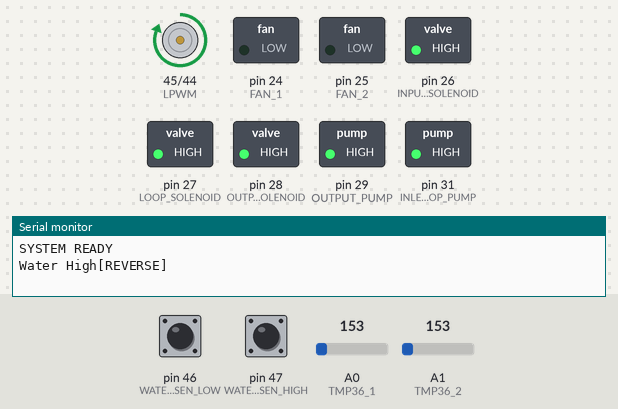
Simulated run of this sketch. Board: Arduino Mega 2560, built with avr-gcc and run on an emulated ATmega2560. On the bench: motor-driver pin pairs drawn as motors (green arrow = first pin HIGH = forward, orange = second pin HIGH = backward, longer = more drive), switched loads named in the sketch (green lamp = pin HIGH), the last lines printed to the serial monitor. The test bench sets the inputs (shaded band); at power-on: A0 (TMP36_1) = 153, A1 (TMP36_2) = 153, pin 46 (WATER_SEN_LOW) HIGH, pin 47 (WATER_SEN_HIGH) HIGH.

Above: at 1.2 s.
1.3 s: A0 (TMP36_1) set to 207
6.7 s: A0 (TMP36_1) set to 228
At 8.1 s:
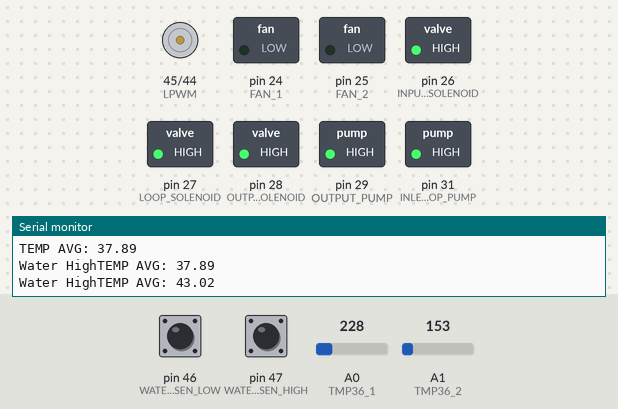
11.5 s: A1 (TMP36_2) set to 128
At 12.5 s:
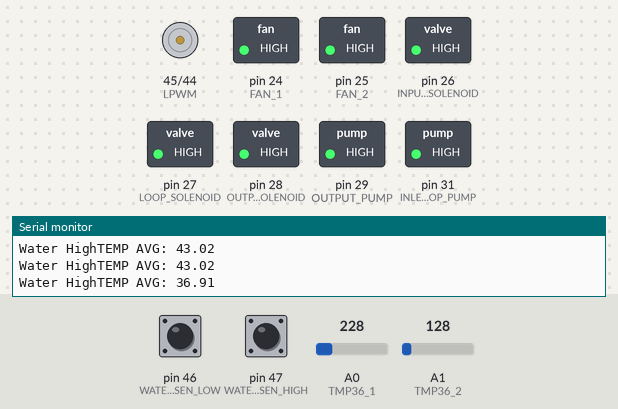
13.1 s: A1 (TMP36_2) set to 165
At 14.7 s:
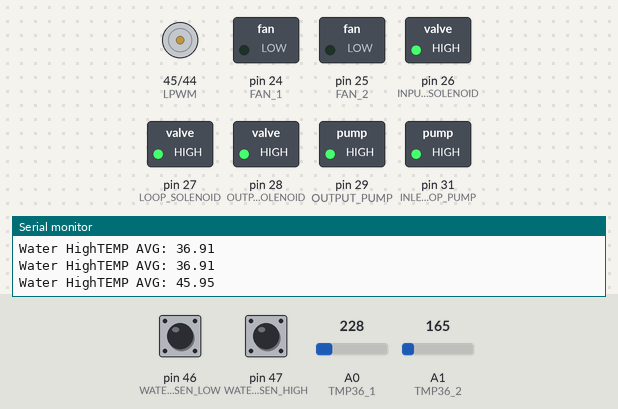
Timing chart, 0 to 16.2 s (numbered marks = the images above; inputs shaded):
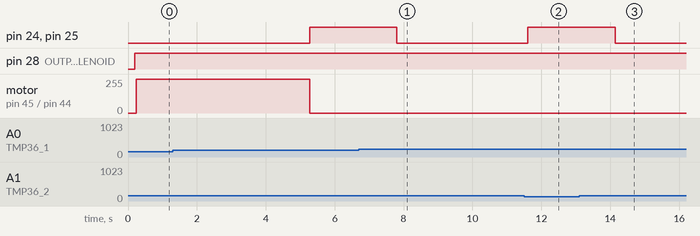

The sketch:

CONTROL_V3.ino
```cpp
// =====================================
// NEXTION EVENT-DRIVEN CONTROL SYSTEM
// ARDUINO MEGA + NEXTION
// =====================================

#define nextion Serial3

// =====================================
// OUTPUT PINS
// =====================================

const int TMP36_1 = A0;
const int TMP36_2 = A1;

const int FAN_1 = 24;
const int FAN_2 = 25;

const int WATER_SEN_LOW = 46;
const int WATER_SEN_HIGH = 47;

const int INPUT_SOLENOID = 26;
const int LOOP_SOLENOID = 27;
const int OUTPUT_SOLENOID = 28;
const int OUTPUT_PUMP = 29;
const int INLET_LOOP_PUMP = 31;

const int RPWM = 44;
const int LPWM = 45;

// =====================================
// DATA VARIABLES
// =====================================

int WATER_LEVEL;

double TEMPERATURE_1;
double TEMPERATURE_2;
double TEMPERATURE_AVG;

int MOTOR_SPEED = 255;
int RUN_TIME = 5000;

// =====================================
// BUTTON STATES
// =====================================

bool inlet_toggle = false;
bool outlet_toggle = false;
bool loop_toggle = false;
bool sample_toggle = false;

bool sampleDone = false;
bool prevSampleToggle = false;

String incoming = "";

// =====================================
// SETUP
// =====================================

void setup() {

  Serial.begin(9600);
  nextion.begin(9600);

  // OUTPUTS
  pinMode(INPUT_SOLENOID, OUTPUT);
  pinMode(LOOP_SOLENOID, OUTPUT);
  pinMode(OUTPUT_PUMP, OUTPUT);
  pinMode(OUTPUT_SOLENOID, OUTPUT);
  pinMode(INLET_LOOP_PUMP, OUTPUT);

  pinMode(FAN_1, OUTPUT);
  pinMode(FAN_2, OUTPUT);

  pinMode(RPWM, OUTPUT);
  pinMode(LPWM, OUTPUT);

  // INPUTS
  pinMode(TMP36_1, INPUT);
  pinMode(TMP36_2, INPUT);

  pinMode(WATER_SEN_LOW, INPUT);
  pinMode(WATER_SEN_HIGH, INPUT);

  // ACTIVE LOW RELAY DEFAULTS
  digitalWrite(INPUT_SOLENOID, HIGH);
  digitalWrite(LOOP_SOLENOID, HIGH);
  digitalWrite(OUTPUT_PUMP, HIGH);
  digitalWrite(INLET_LOOP_PUMP, HIGH);

  stopMotor();

  Serial.println("SYSTEM READY");
}

// =====================================
// MAIN LOOP
// =====================================

void loop() {
  readNextion();
  WATER_LEVEL_MONITORING();
  controlOutputs();
  SAMPLE_TANK();
    FAN_CONTROL();
}

// =====================================
// WATER LEVEL
// =====================================

int WATER_LEVEL_MONITORING() {

  if (digitalRead(WATER_SEN_LOW) == LOW &&
      digitalRead(WATER_SEN_HIGH) == LOW) {

    WATER_LEVEL = 1;
    Serial.print("Water Low");

  }

  else if (digitalRead(WATER_SEN_LOW) == HIGH &&
           digitalRead(WATER_SEN_HIGH) == HIGH) {

    WATER_LEVEL = 2;
    Serial.print("Water High");

  }

  return WATER_LEVEL;
}

// =====================================
// FAN CONTROL
// =====================================

void FAN_CONTROL() {

  double reading_temp1 = analogRead(TMP36_1);
  double voltage_1 = reading_temp1 * (5.0 / 1024.0);
  TEMPERATURE_1 = (voltage_1 - 0.5) * 100;

  double reading_temp2 = analogRead(TMP36_2);
  double voltage_2 = reading_temp2 * (5.0 / 1024.0);
  TEMPERATURE_2 = (voltage_2 - 0.5) * 100;

  TEMPERATURE_AVG = (TEMPERATURE_1 + TEMPERATURE_2) / 2.0;

  Serial.print("TEMP AVG: ");
  Serial.println(TEMPERATURE_AVG);

  if (TEMPERATURE_AVG >= 40) {

    digitalWrite(FAN_1, LOW);
    digitalWrite(FAN_2, LOW);

  } else {

    digitalWrite(FAN_1, HIGH);
    digitalWrite(FAN_2, HIGH);
  }

  nextion_temperature_logging();

  delay(1000);
}

// =====================================
// NEXTION TEMP LOGGING
// =====================================

void nextion_temperature_logging() {

  int temperature_nextion = TEMPERATURE_AVG * 100;

  nextion.print("TEMPERATURE.val=");
  nextion.print(temperature_nextion);

  nextion.write(0xFF);
  nextion.write(0xFF);
  nextion.write(0xFF);
}

// =====================================
// READ NEXTION
// =====================================

void readNextion() {

  while (nextion.available()) {

    char c = nextion.read();

    if (c == '\n' || c == '\r') {
      continue;
    }

    incoming += c;

    if (incoming.endsWith("0") ||
        incoming.endsWith("1")) {

      Serial.print("RECEIVED: ");
      Serial.println(incoming);

      parseCommand(incoming);

      incoming = "";
    }
  }
}

// =====================================
// NEXTION HELPER
// =====================================

void nextionSend(String cmd) {

  nextion.print(cmd);

  nextion.write(0xFF);
  nextion.write(0xFF);
  nextion.write(0xFF);
}

// =====================================
// BLOCK TOGGLE
// =====================================

void blockToggle(String toggleName) {

  Serial.println(toggleName + " BLOCKED");

  nextionSend(toggleName + "_TOGGLE.val=0");
}

// =====================================
// PARSE COMMAND
// =====================================

void parseCommand(String cmd) {

  int sep = cmd.indexOf('=');

  String key = cmd.substring(0, sep);

  bool turnOn = cmd.substring(sep + 1) == "1";

  // =====================================
  // INLET
  // =====================================

  if (key == "INLET") {

    if (turnOn) {

      if (!loop_toggle && !outlet_toggle) {

        inlet_toggle = true;

        Serial.println("INLET ON");

      } else {

        blockToggle("INLET");
      }

    } else {

      inlet_toggle = false;

      Serial.println("INLET OFF");
    }
  }

  // =====================================
  // OUTLET
  // =====================================

  else if (key == "OUTLET") {

    if (turnOn) {

      if (!inlet_toggle && !loop_toggle) {

        outlet_toggle = true;

        Serial.println("OUTLET ON");

      } else {

        blockToggle("OUTLET");
      }

    } else {

      outlet_toggle = false;

      Serial.println("OUTLET OFF");
    }
  }

  // =====================================
  // LOOP
  // =====================================

  else if (key == "LOOP") {

    if (turnOn) {

      if (!inlet_toggle && !outlet_toggle) {

        loop_toggle = true;

        Serial.println("LOOP ON");

      } else {

        blockToggle("LOOP");
      }

    } else {

      loop_toggle = false;

      Serial.println("LOOP OFF");
    }
  }

  // =====================================
  // SAMPLE
  // =====================================

  else if (key == "SAMPLE") {

    sample_toggle = turnOn;

    Serial.println(turnOn ? "SAMPLE ON" : "SAMPLE OFF");
  }
}

// =====================================
// CONTROL OUTPUTS
// =====================================

void controlOutputs() {

  String global_status = "NO OPERATION";

  // =====================================
  // INLET
  // =====================================

  if (WATER_LEVEL == 1 && inlet_toggle == true) {

    digitalWrite(INPUT_SOLENOID, LOW);

    MAIN_PUMP_CONTROL();

    nextionSend("INLET_PROCESS.txt=\"FILLING\"");

    nextionSend("OUTLET_TOGGLE.val=0");
    nextionSend("LOOP_TOGGLE.val=0");

    global_status = "FILLING MAIN TANK";

  } else {

    digitalWrite(INPUT_SOLENOID, HIGH);

    nextionSend("INLET_PROCESS.txt=\"OFFLINE\"");
    nextionSend("INLET_TOGGLE.val=0");
  }

  // =====================================
  // OUTLET
  // =====================================

  if (WATER_LEVEL == 2 && outlet_toggle == true) {

    digitalWrite(OUTPUT_SOLENOID, LOW);
    delay(200);
    digitalWrite(OUTPUT_PUMP, LOW);

    nextionSend("OUTLET_PROCESS.txt=\"DRAINING\"");

    nextionSend("INLET_TOGGLE.val=0");
    nextionSend("LOOP_TOGGLE.val=0");

    global_status = "DRAINING MAIN TANK";

  } else {

    digitalWrite(OUTPUT_PUMP, HIGH);
    delay(200);
    digitalWrite(OUTPUT_SOLENOID, HIGH);

    nextionSend("OUTLET_PROCESS.txt=\"OFFLINE\"");
    nextionSend("OUTLET_TOGGLE.val=0");
  }

  // =====================================
  // LOOP
  // =====================================

  if (loop_toggle == true) {

    MAIN_PUMP_CONTROL();

    nextionSend("INLET_TOGGLE.val=0");
    nextionSend("OUTLET_TOGGLE.val=0");

    global_status = "CYCLING MAIN TANK";

  } else {

    MAIN_PUMP_CONTROL();

    nextionSend("LOOP_TOGGLE.val=0");
  }

  // =====================================
  // GLOBAL STATUS
  // =====================================

  nextion.print("GLOBAL_STATUS.txt=\"");
  nextion.print(global_status);
  nextion.print("\"");

  nextion.write(0xFF);
  nextion.write(0xFF);
  nextion.write(0xFF);
}

// =====================================
// MAIN PUMP CONTROL
// =====================================

void MAIN_PUMP_CONTROL() {

  if (loop_toggle == true ||
      (WATER_LEVEL == 1 && inlet_toggle == true)) {

    digitalWrite(INLET_LOOP_PUMP, LOW);

  } else {

    digitalWrite(INLET_LOOP_PUMP, HIGH);
  }
}

// =====================================
// SAMPLE TANK
// =====================================

void SAMPLE_TANK() {

  if (sample_toggle != prevSampleToggle) {
    sampleDone = false;
    prevSampleToggle = sample_toggle;
  }

  if (sampleDone) return;

  // =====================================
  // FORWARD
  // =====================================

  if (sample_toggle == true) {
    Serial.println("[FORWARD]");
    analogWrite(RPWM, MOTOR_SPEED);
    analogWrite(LPWM, 0);
    nextionSend("SAMPLE_FORWARD.txt=\"FILLING\"");
    delay(RUN_TIME);
    stopMotor();
    nextionSend("SAMPLE_FORWARD.txt=\"OFFLINE\"");
    sampleDone = true;
  }

  // =====================================
  // REVERSE
  // =====================================

  else if (sample_toggle == false) {
    Serial.println("[REVERSE]");
    analogWrite(RPWM, 0);
    analogWrite(LPWM, MOTOR_SPEED);
    nextionSend("SAMPLE_REVERSE.txt=\"DRAINING\"");
    delay(RUN_TIME);
    stopMotor();
    nextionSend("SAMPLE_REVERSE.txt=\"OFFLINE\"");
    sampleDone = true;
  }
}

// =====================================
// STOP MOTOR
// =====================================

void stopMotor() {

  analogWrite(RPWM, 0);
  analogWrite(LPWM, 0);
}
```

Measured:
- the behaviour switches between 215 and 216 on A0 (TMP36_1) (found by bisection; images 0 and 1)
- the behaviour switches between 141 and 140 on A1 (TMP36_2) (found by bisection; images 1 and 2)
- after the input at 6.7 s, pin 24 (FAN_1), pin 25 (FAN_2): HIGH → LOW after 1.1 s
- after the input at 11.5 s, pin 24 (FAN_1), pin 25 (FAN_2): LOW → HIGH after 0.10 s
- after the input at 13.1 s, pin 24 (FAN_1), pin 25 (FAN_2): HIGH → LOW after 1.0 s
